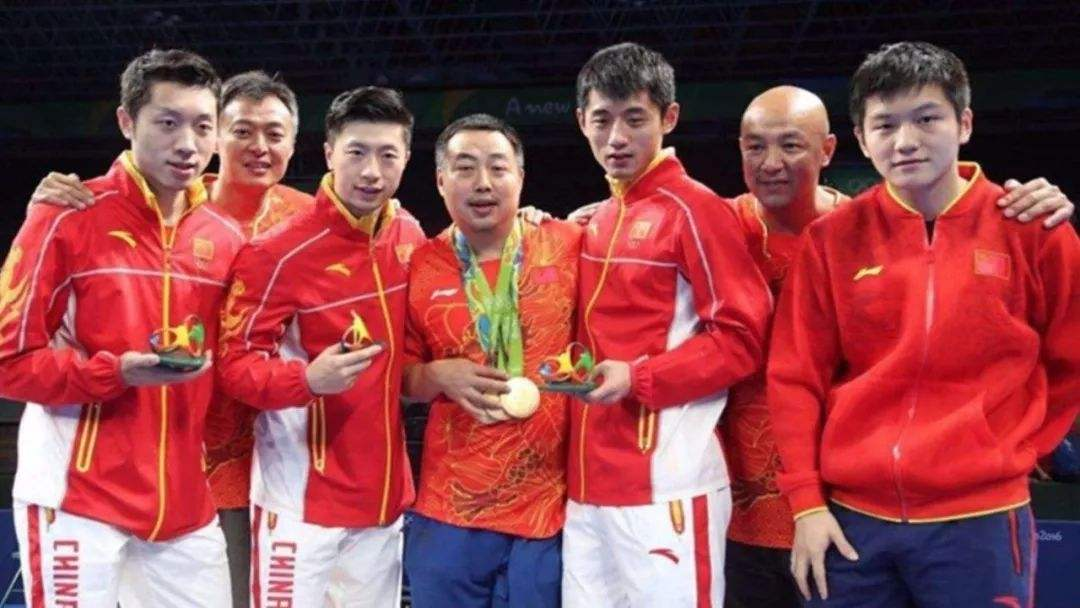
#> input picture opencv_test.jpeg, 1080 x 608 px
$ python Opencv_test.py   (older library calls are emulated)
#> lines starting #> are read from the running program, lines starting #| are printed output that depends on the picture; after the words box and inside, x2 and y2 are one past the last pixel; in counts of white or black regions, pixels touching at a corner belong together
import cv2
import numpy as np
import matplotlib.pyplot as plt

from scipy.misc import imsave
#choose image
imagepath = input("Please give me the image path:",)
#> the answer given: opencv_test.jpeg

#get face parameters from xml file
face_cascade = cv2.CascadeClassifier(r'/home/deep/anaconda3/envs/sound-recognize/share/OpenCV/haarcascades/haarcascade_frontalface_alt2.xml')


#read image
image = cv2.imread(imagepath)
#> image is the input picture: shape (608, 1080, 3); mean B, G, R 74.5, 69, 142.6
gray=cv2.cvtColor(image, cv2.COLOR_BGR2GRAY)
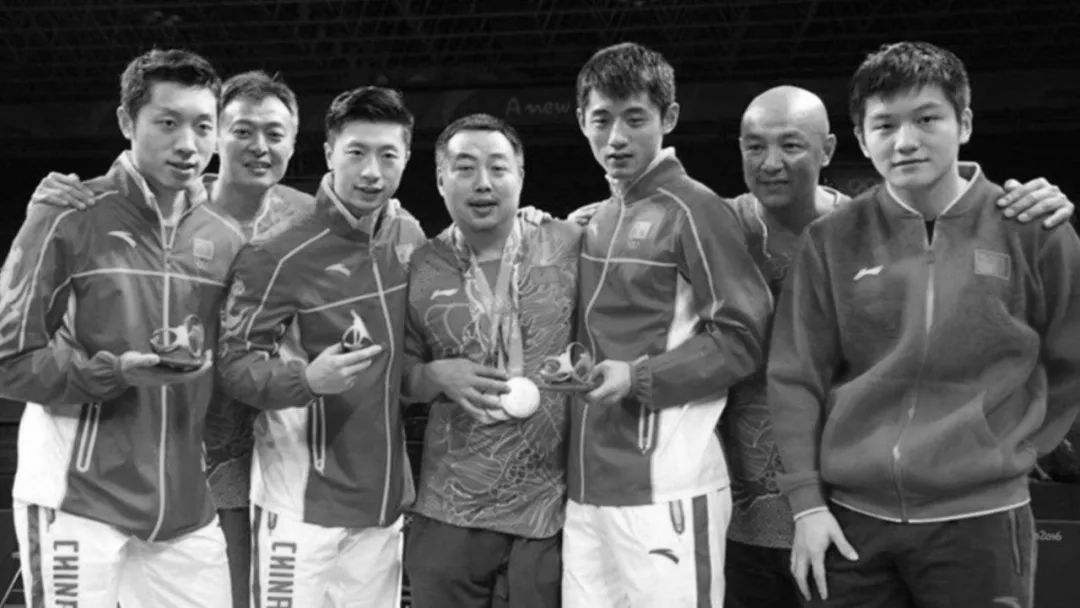
#> gray: shape (608, 1080); min 0, max 255, mean 91.6

#scan the face from the image
faces = face_cascade.detectMultiScale(
    gray,
    scaleFactor=1.35,
    minNeighbors=5,
    minSize=(6, 6),
    flags=cv2.CASCADE_SCALE_IMAGE
)
#> faces = [[220, 102, 81, 81], [730, 113, 85, 85], [431, 127, 102, 102], [134, 86, 103, 103], [574, 88, 90, 90], [853, 82, 107, 107], [325, 120, 93, 93]]

print("\n")
print("find {0} faces!".format(len(faces)))
#| find 7 faces!

for(x, y, w, h) in faces:
    cv2.circle(image, (np.int(((x+x+w)/2)), np.int((y+y+h)/2)), np.int(w/2), (255, 255, 255), 3)
#> this loop made 7 passes
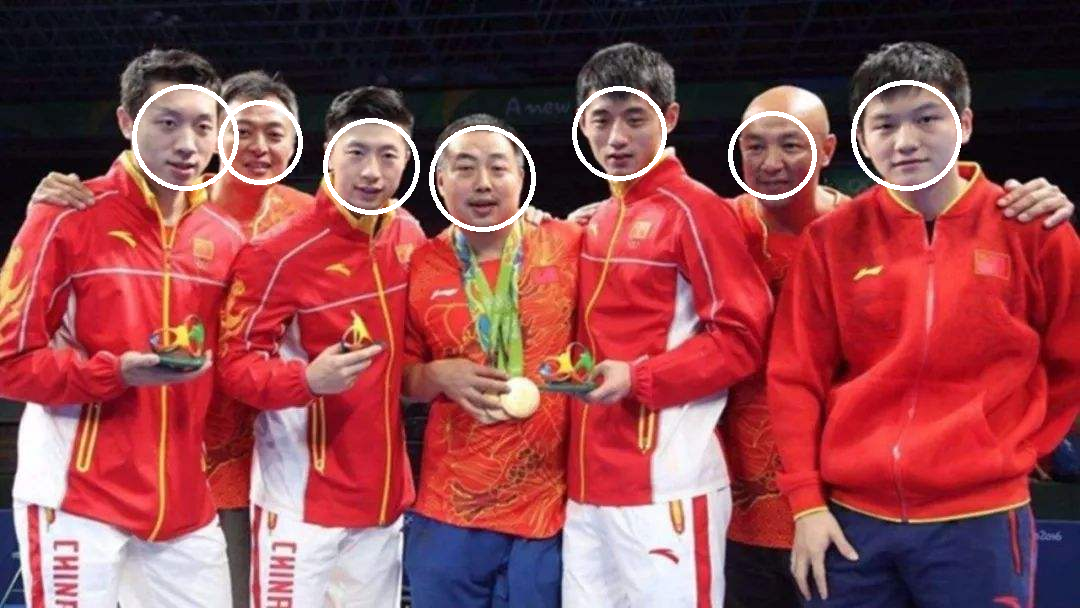
#> image: shape (608, 1080, 3); 1.54% of pixels changed, all inside (x1, y1, x2, y2) = (132, 80, 962, 232)

plt.imshow(image)
plt.show()
cv2.imwrite(r"./output.jpg", image)

$ run again, on family.jpg
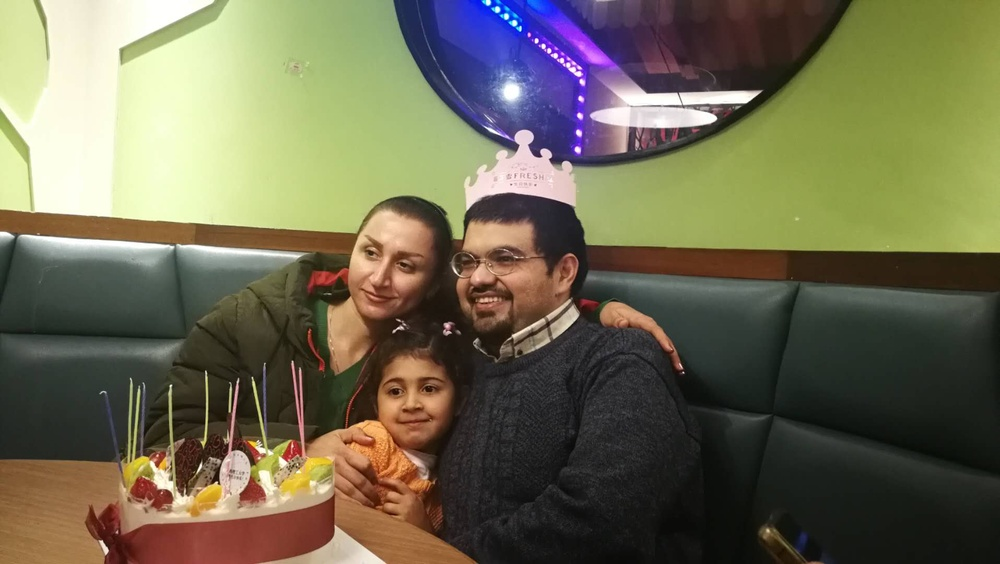
#> input picture family.jpg, 1000 x 564 px, shrunk from 1915 x 1080 before the run
#> image is the input picture: shape (564, 1000, 3); mean B, G, R 82, 105.7, 110.3
#> `gray=cv2.cvtColor(image, cv2.COLOR_BGR2GRAY)`:
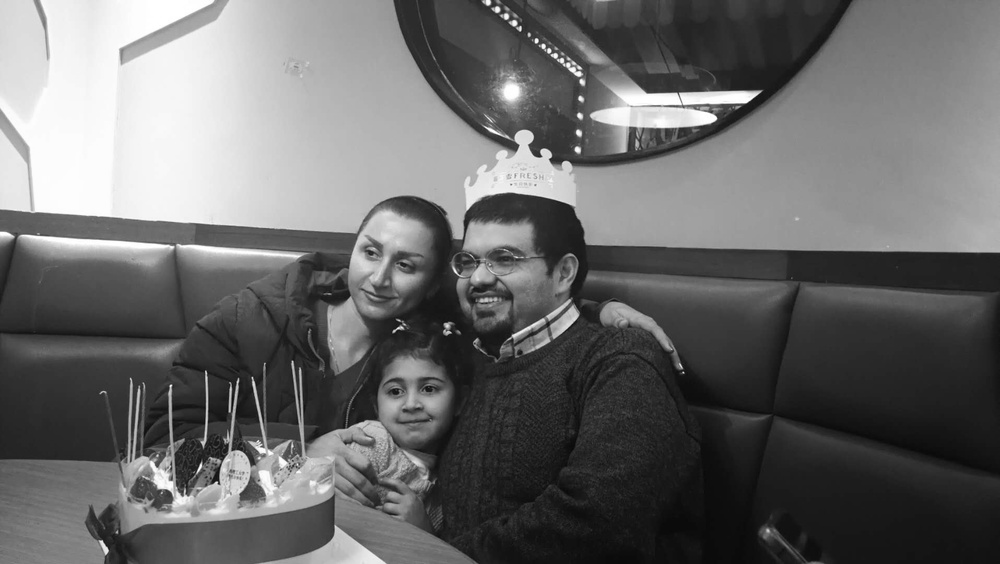
#> gray: shape (564, 1000); min 8, max 255, mean 104.4
#> faces = [[370, 356, 83, 83], [433, 218, 107, 107]]
#| find 2 faces!
#> the loop `for(x, y, w, h) in faces:` made 2 passes
#> after the loop `for(x, y, w, h) in faces:`:
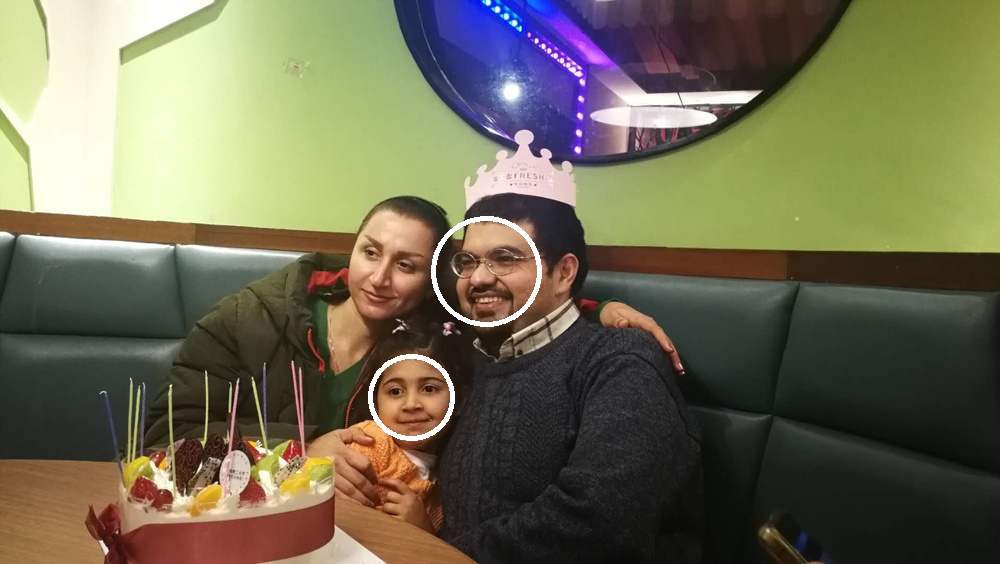
#> image: shape (564, 1000, 3); 0.52% of pixels changed, all inside (x1, y1, x2, y2) = (368, 216, 542, 441)

$ run again, on family2.jpg
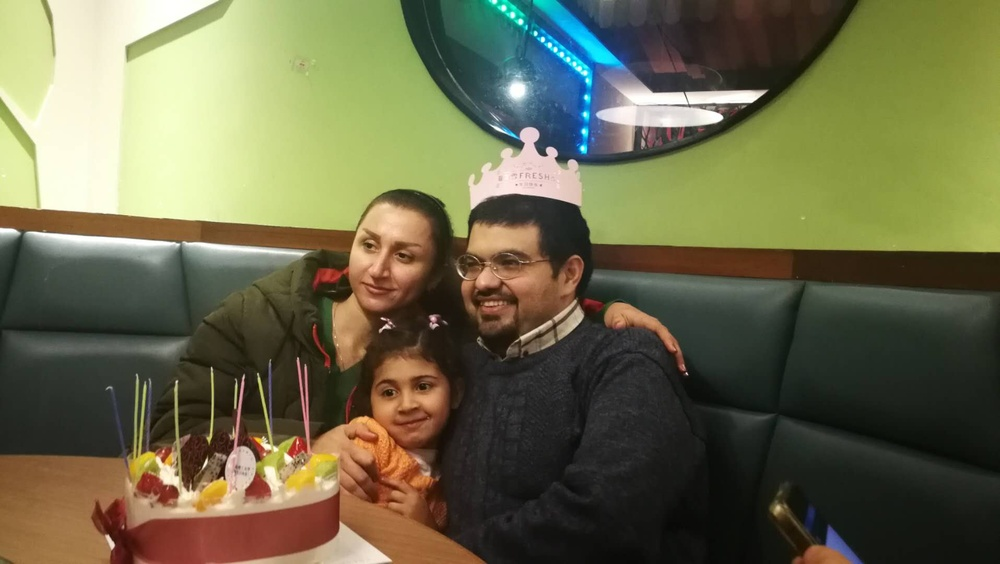
#> input picture family2.jpg, 1000 x 564 px, shrunk from 1915 x 1080 before the run
#> image is the input picture: shape (564, 1000, 3); mean B, G, R 75.3, 105.5, 107.3
#> `gray=cv2.cvtColor(image, cv2.COLOR_BGR2GRAY)`:
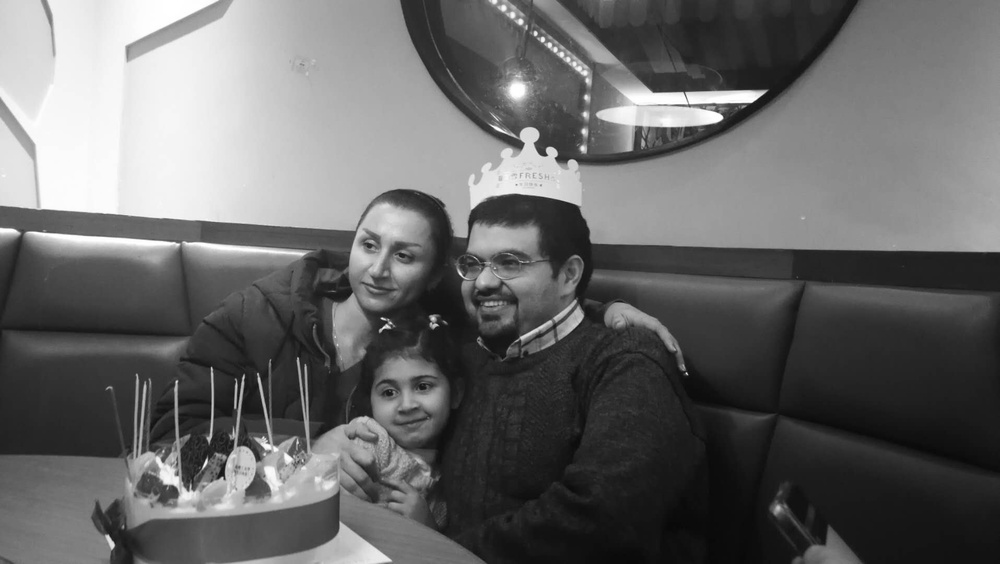
#> gray: shape (564, 1000); min 8, max 255, mean 102.6
#> faces = [[361, 353, 91, 91], [438, 222, 108, 108]]
#| find 2 faces!
#> the loop `for(x, y, w, h) in faces:` made 2 passes
#> after the loop `for(x, y, w, h) in faces:`:
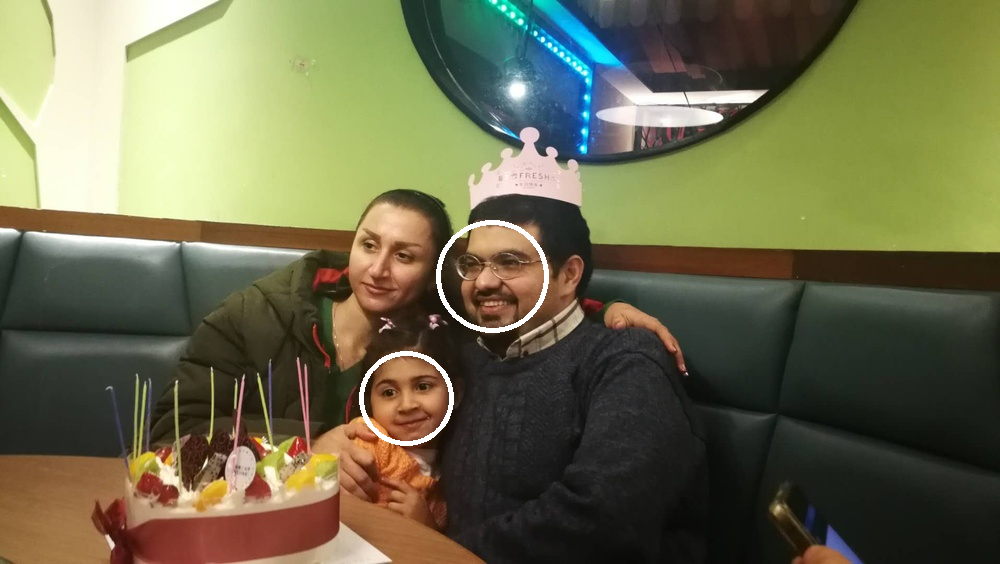
#> image: shape (564, 1000, 3); 0.55% of pixels changed, all inside (x1, y1, x2, y2) = (359, 220, 549, 446)
